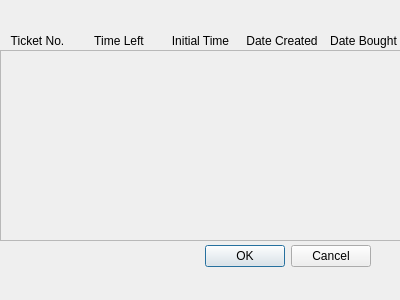
<?xml version="1.0" encoding="UTF-8"?>
<ui version="4.0">
 <class>Dialog</class>
 <widget class="QDialog" name="Dialog">
  <property name="geometry">
   <rect>
    <x>0</x>
    <y>0</y>
    <width>400</width>
    <height>300</height>
   </rect>
  </property>
  <property name="windowTitle">
   <string>Tickets Database</string>
  </property>
  <widget class="QDialogButtonBox" name="buttonBox">
   <property name="geometry">
    <rect>
     <x>30</x>
     <y>240</y>
     <width>341</width>
     <height>32</height>
    </rect>
   </property>
   <property name="orientation">
    <enum>Qt::Horizontal</enum>
   </property>
   <property name="standardButtons">
    <set>QDialogButtonBox::Cancel|QDialogButtonBox::Ok</set>
   </property>
  </widget>
  <widget class="QWidget" name="horizontalLayoutWidget">
   <property name="geometry">
    <rect>
     <x>0</x>
     <y>30</y>
     <width>401</width>
     <height>21</height>
    </rect>
   </property>
   <layout class="QHBoxLayout" name="horizontalLayout">
    <item>
     <widget class="QLabel" name="ticketNumLabel">
      <property name="text">
       <string>Ticket No.</string>
      </property>
      <property name="alignment">
       <set>Qt::AlignCenter</set>
      </property>
     </widget>
    </item>
    <item>
     <widget class="QLabel" name="timeLeftLabel">
      <property name="text">
       <string>Time Left</string>
      </property>
      <property name="alignment">
       <set>Qt::AlignCenter</set>
      </property>
     </widget>
    </item>
    <item>
     <widget class="QLabel" name="initialTimeLabel">
      <property name="text">
       <string>Initial Time</string>
      </property>
      <property name="alignment">
       <set>Qt::AlignCenter</set>
      </property>
     </widget>
    </item>
    <item>
     <widget class="QLabel" name="dateCreatedLabel">
      <property name="text">
       <string>Date Created</string>
      </property>
      <property name="alignment">
       <set>Qt::AlignCenter</set>
      </property>
     </widget>
    </item>
    <item>
     <widget class="QLabel" name="dateBoughtLabel">
      <property name="text">
       <string>Date Bought</string>
      </property>
      <property name="alignment">
       <set>Qt::AlignCenter</set>
      </property>
     </widget>
    </item>
   </layout>
  </widget>
  <widget class="QScrollArea" name="scrollArea">
   <property name="geometry">
    <rect>
     <x>0</x>
     <y>50</y>
     <width>401</width>
     <height>191</height>
    </rect>
   </property>
   <property name="widgetResizable">
    <bool>true</bool>
   </property>
   <widget class="QWidget" name="scrollAreaWidgetContents">
    <property name="geometry">
     <rect>
      <x>0</x>
      <y>0</y>
      <width>399</width>
      <height>189</height>
     </rect>
    </property>
   </widget>
  </widget>
 </widget>
 <resources/>
 <connections>
  <connection>
   <sender>buttonBox</sender>
   <signal>accepted()</signal>
   <receiver>Dialog</receiver>
   <slot>accept()</slot>
   <hints>
    <hint type="sourcelabel">
     <x>248</x>
     <y>254</y>
    </hint>
    <hint type="destinationlabel">
     <x>157</x>
     <y>274</y>
    </hint>
   </hints>
  </connection>
  <connection>
   <sender>buttonBox</sender>
   <signal>rejected()</signal>
   <receiver>Dialog</receiver>
   <slot>reject()</slot>
   <hints>
    <hint type="sourcelabel">
     <x>316</x>
     <y>260</y>
    </hint>
    <hint type="destinationlabel">
     <x>286</x>
     <y>274</y>
    </hint>
   </hints>
  </connection>
 </connections>
</ui>
